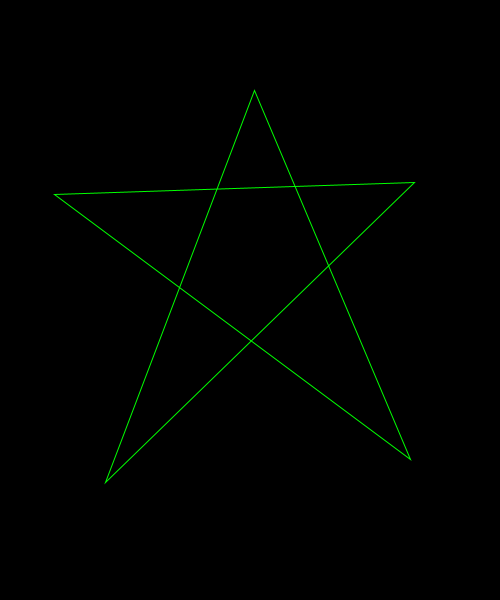
Frame 1 (no input)
Frame 60 (the mouse pressed at the canvas centre just before this capture): identical to frame 1, image omitted
Frame 120 (the mouse held since frame 60 and released just before this capture): identical to frame 1, image omitted

The Processing sketch that drew this single still picture (run headless with seeded random() and noise(); from frame 60 on, the mouse is pressed at the canvas centre):

// Processing sketch: day2_09_vertexShapes
// ── day2_09_vertexShapes.pde
// https://processing.org/reference/beginShape_.html
// https://processing.org/reference/endShape_.html

void setup() {
  size( 500, 600 );
  background(0);
}

void draw() {
  background(0);

  noFill();
  stroke(0, 255, 0); // green
  
  // add points as many as you want!!
  beginShape();
  vertex(254, 90);
  vertex(105, 482);
  vertex(414, 182);
  vertex(54, 194);
  vertex(410, 459);
  endShape(CLOSE);
}

void mousePressed() {
  println( "vertex("   +   mouseX   +   ","   +   mouseY   +   ");" );
}
